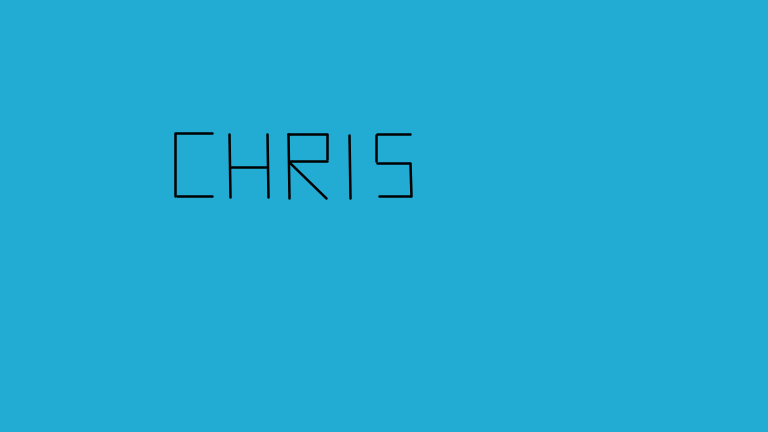
Frame 1 (no input)
Frame 60 (the mouse pressed at the canvas centre just before this capture): identical to frame 1, image omitted
Frame 120 (the mouse held since frame 60 and released just before this capture): identical to frame 1, image omitted

The Processing sketch that drew this single still picture (run headless with seeded random() and noise(); from frame 60 on, the mouse is pressed at the canvas centre):

// Processing sketch: Mittnamn
// ── Mittnamn.pde
void setup()
{
    size(768, 432);
}
void draw()
{
  background(34, 171, 211);
  strokeWeight(2.5);
  
  //  "C"
  line(175, 196, 175, 134);
  line(177, 196, 212, 196);
  line(175, 133, 212, 133);
  
  // "H"
  line(230, 197, 229, 134);
  line(268, 197, 267, 134);
  line(266, 167, 231, 167);
  
  // "R"
  line(289, 198, 288, 134);
  line(327, 134, 288, 134);
  line(327, 159, 327, 135);
  line(327, 161, 290, 161);
  line(289, 162, 326, 198);
  
  // "I"
  line(350, 198, 349, 135);
  
  // "S"
  line(377, 134, 410, 134);
  line(376, 135, 376, 161);
  line(410, 163, 377, 163);
  line(411, 196, 410, 164);
  line(410, 196, 379, 196);
  

}
